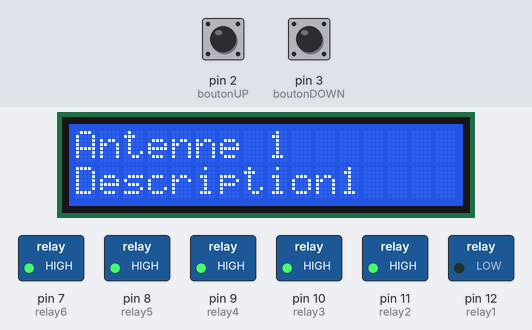
The sketch below on a simulated Arduino Nano, built with avr-gcc and run on an emulated ATmega328P. Shown: 16×2 character LCD, switched loads named in the sketch (green lamp = pin HIGH). The inputs (shaded band) are chosen by the test bench; at power-on: pin 2 (boutonUP) HIGH, pin 3 (boutonDOWN) HIGH. What the sketch prints to the serial monitor is not drawn.

Above: at 5.2 s.
5.3 s: pin 2 (boutonUP) pulled LOW for 0.15 s
At 6.7 s:
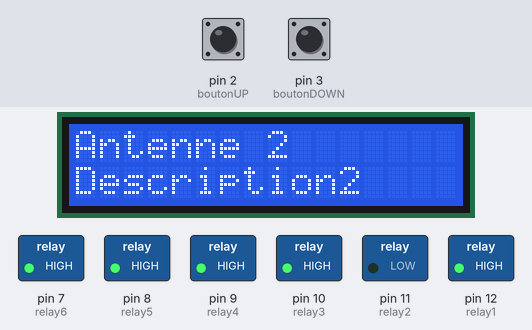
7.0 s: pin 2 (boutonUP) pulled LOW for 1 s
At 9.3 s:
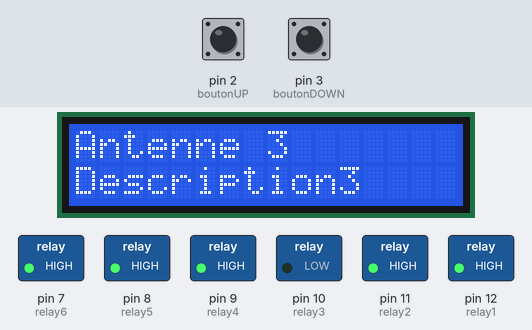
9.6 s: pin 2 (boutonUP) pulled LOW for 0.15 s
At 11.0 s:
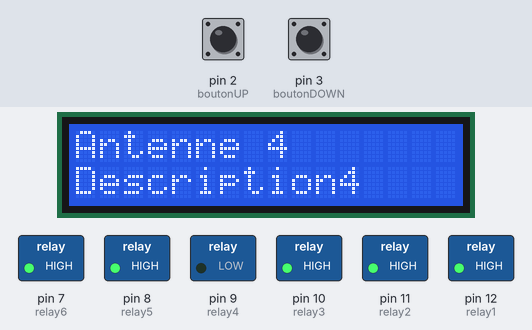
11.3 s: pin 2 (boutonUP) pulled LOW for 3.2 s
At 15.5 s:
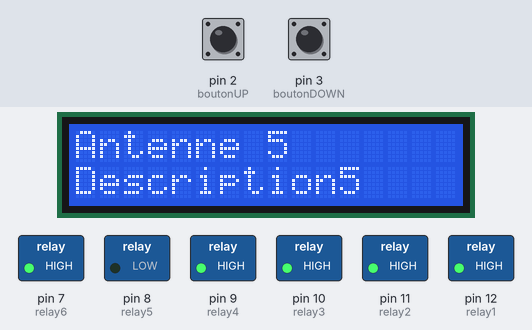
16.1 s: pin 2 (boutonUP) pulled LOW for 0.15 s
At 17.4 s:
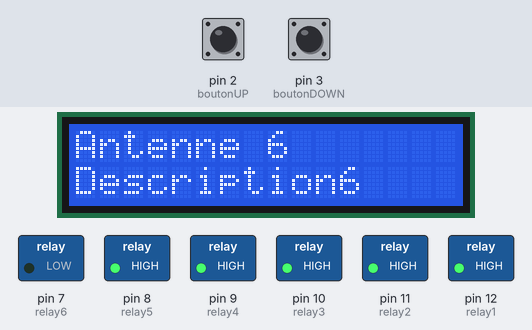
17.8 s: pin 3 (boutonDOWN) pulled LOW for 0.15 s
At 18.7 s:
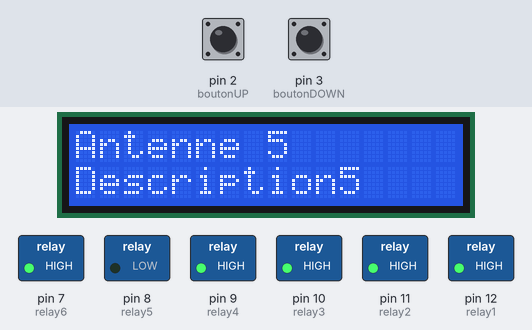
Timing chart, 0 to 20.5 s (numbered marks = the images above; inputs shaded):
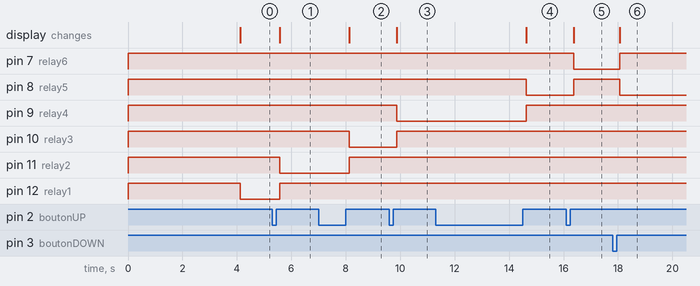

Measured:
- after the input at 5.3 s, pin 11 (relay2): HIGH → LOW after 0.27 s; pin 12 (relay1): LOW → HIGH after 0.27 s; the display: changes after 0.27 s (image 1)
- after the input at 7.0 s, pin 10 (relay3): HIGH → LOW after 1.1 s; pin 11 (relay2): LOW → HIGH after 1.1 s; the display: changes after 1.1 s (image 2)
- after the input at 9.6 s, pin 9 (relay4): HIGH → LOW after 0.27 s; pin 10 (relay3): LOW → HIGH after 0.27 s; the display: changes after 0.27 s (image 3)
- after the input at 11.3 s, pin 8 (relay5): HIGH → LOW after 3.3 s; pin 9 (relay4): LOW → HIGH after 3.3 s; the display: changes after 3.3 s (image 4)
- after the input at 16.1 s, pin 7 (relay6): HIGH → LOW after 0.27 s; pin 8 (relay5): LOW → HIGH after 0.27 s; the display: changes after 0.27 s (image 5)
- after the input at 17.8 s, pin 7 (relay6): LOW → HIGH after 0.27 s; pin 8 (relay5): HIGH → LOW after 0.27 s; the display: changes after 0.27 s (image 6)

The sketch:

AntSwitch_F4BIT-V1.1.ino
```cpp
// Arduino Nano Antenna Switch V1.1
// LCD 16x2 + 6 Relay Module
// Stéphane F4BIT/N4BIT
// stephane@mangeolle.fr
// Copyleft@2021 for Hamradio

#include <LiquidCrystal_I2C.h>
LiquidCrystal_I2C lcd(0x27, 16, 2); //  addresse du LCD en I2C sur A4-A5

// initialise les descriptions des antennes

char antenna1[16] =     "Antenne 1";
char description1[16] = "Description1";
char antenna2[16] =     "Antenne 2";
char description2[16] = "Description2";
char antenna3[16] =     "Antenne 3";
char description3[16] = "Description3";
char antenna4[16] =     "Antenne 4";
char description4[16] = "Description4";
char antenna5[16] =     "Antenne 5";
char description5[16] = "Description5";
char antenna6[16] =     "Antenne 6";
char description6[16] = "Description6";

// initialise les pins relais

const int relay1 = 12; // relais 1
const int relay2 = 11; // relais 2
const int relay3 = 10; // relais 3
const int relay4 = 9;  // relais 4
const int relay5 = 8;  // relais 5
const int relay6 = 7;  // relais 6

// initialise les pins boutons

const int boutonUP = 2; // déclaration du bouton Haut
const int boutonDOWN = 3; // déclaration du bouton Bas

int boutonUPappui = 0; // variable lorsque j'appuie sur le bouton
int boutonDOWNappui = 0; // variable lorsque j'appuie sur le bouton

int etatboutonUP = 0; // etat dans lequel se trouve le bouton
int etatboutonDOWN = 0; // etat dans lequel se trouve le bouton

int Data = 0; // variable
int oldData; // variable

void setup()
{

  // initialise les pins relais 1,2,3,4,5,6 comme output

  pinMode(relay1, OUTPUT);
  pinMode(relay2, OUTPUT);
  pinMode(relay3, OUTPUT);
  pinMode(relay4, OUTPUT);
  pinMode(relay5, OUTPUT);
  pinMode(relay6, OUTPUT);

  // initialise les relais à OFF

  digitalWrite(relay1, HIGH);
  digitalWrite(relay2, HIGH);
  digitalWrite(relay3, HIGH);
  digitalWrite(relay4, HIGH);
  digitalWrite(relay5, HIGH);
  digitalWrite(relay6, HIGH);

// initialise les pins bouttons à input

pinMode(boutonUP, INPUT_PULLUP);// déclaration du bouton en entrée avec la résistance pullup
pinMode(boutonDOWN, INPUT_PULLUP);// déclaration du bouton en entrée avec la résistance pullup

// initialise le moniteur serie

Serial.begin(9600);// mon port de communication
Serial.println ("Antenna Switch by F4BIT V1.1 04/2021");

// Message d'accueil sur le LCD

lcd.init();
lcd.backlight();
lcd.setCursor(0, 0);
lcd.print(" Antenna Switch");
lcd.setCursor(0, 1);
lcd.print("  v1.1 - F4BIT");
delay(4000);

}
void loop()
{
  // test des boutons +-

  boutonUPappui = digitalRead(boutonUP);//etatbouton est égale à la lecture du bouton
  boutonDOWNappui = digitalRead(boutonDOWN);//etatbouton est égale à la lecture du bouton
  oldData = Data;
  if ((boutonUPappui == HIGH && etatboutonUP == LOW) && (Data >= 1 && Data <= 5 ) ) {
    Data = Data + 1;
    delay(100);
  }
  if (Data >= 6) {
    Data = 6;
  }
  else
  {
    Data = Data;
  }
  if ((boutonDOWNappui == HIGH && etatboutonDOWN == LOW) && (Data >= 1 && Data <= 6 ) ) {
    Data--;
  delay(100);
  }
  if (Data <= 1) {
    Data = 1;
  }
  else
  {
    Data = Data;
  }

  etatboutonUP = boutonUPappui ;
  etatboutonDOWN = boutonDOWNappui ;

  if (oldData != Data) {
    Serial.print(" Data : ");
    Serial.println(Data);

    if (Data == 1) {
      menu1();
    }
    else if (Data == 2) {
      menu2();
    }
    else if (Data == 3) {
      menu3();
    }
    else if (Data == 4) {
      menu4();
    }
    else if (Data == 5) {
      menu5();
    }
    else if (Data == 6) {
      menu6();
    }
  }
  else
  {
    oldData = Data ;
  }
}
// Menus pour chaque relais/antenne

void menu1()
{
  lcd.clear();
  lcd.setCursor(0, 0);
  lcd.print(antenna1);
  lcd.setCursor(0, 1);
  lcd.print(description1);
  resetrelay();
  digitalWrite(relay1, LOW);
}

void menu2()
{
  lcd.clear();
  lcd.setCursor(0, 0);
  lcd.print(antenna2);
  lcd.setCursor(0, 1);
  lcd.print(description2);
  resetrelay();
  digitalWrite(relay2, LOW);
}

void menu3()
{
  lcd.clear();
  lcd.setCursor(0, 0);
  lcd.print(antenna3);
  lcd.setCursor(0, 1);
  lcd.print(description3);
  resetrelay();
  digitalWrite(relay3, LOW);
}

void menu4()
{
  lcd.clear();
  lcd.setCursor(0, 0);
  lcd.print(antenna4);
  lcd.setCursor(0, 1);
  lcd.print(description4);
  resetrelay();
  digitalWrite(relay4, LOW);
}

void menu5()
{
  lcd.clear();
  lcd.setCursor(0, 0);
  lcd.print(antenna5);
  lcd.setCursor(0, 1);
  lcd.print(description5);
  resetrelay();
  digitalWrite(relay5, LOW);
}

void menu6()
{
  lcd.clear();
  lcd.setCursor(0, 0);
  lcd.print(antenna6);
  lcd.setCursor(0, 1);
  lcd.print(description6);
  resetrelay();
  digitalWrite(relay6, LOW);
}

void resetrelay()
{
    // initialise les relais à OFF

  digitalWrite(relay1, HIGH);
  digitalWrite(relay2, HIGH);
  digitalWrite(relay3, HIGH);
  digitalWrite(relay4, HIGH);
  digitalWrite(relay5, HIGH);
  digitalWrite(relay6, HIGH);
}
```
